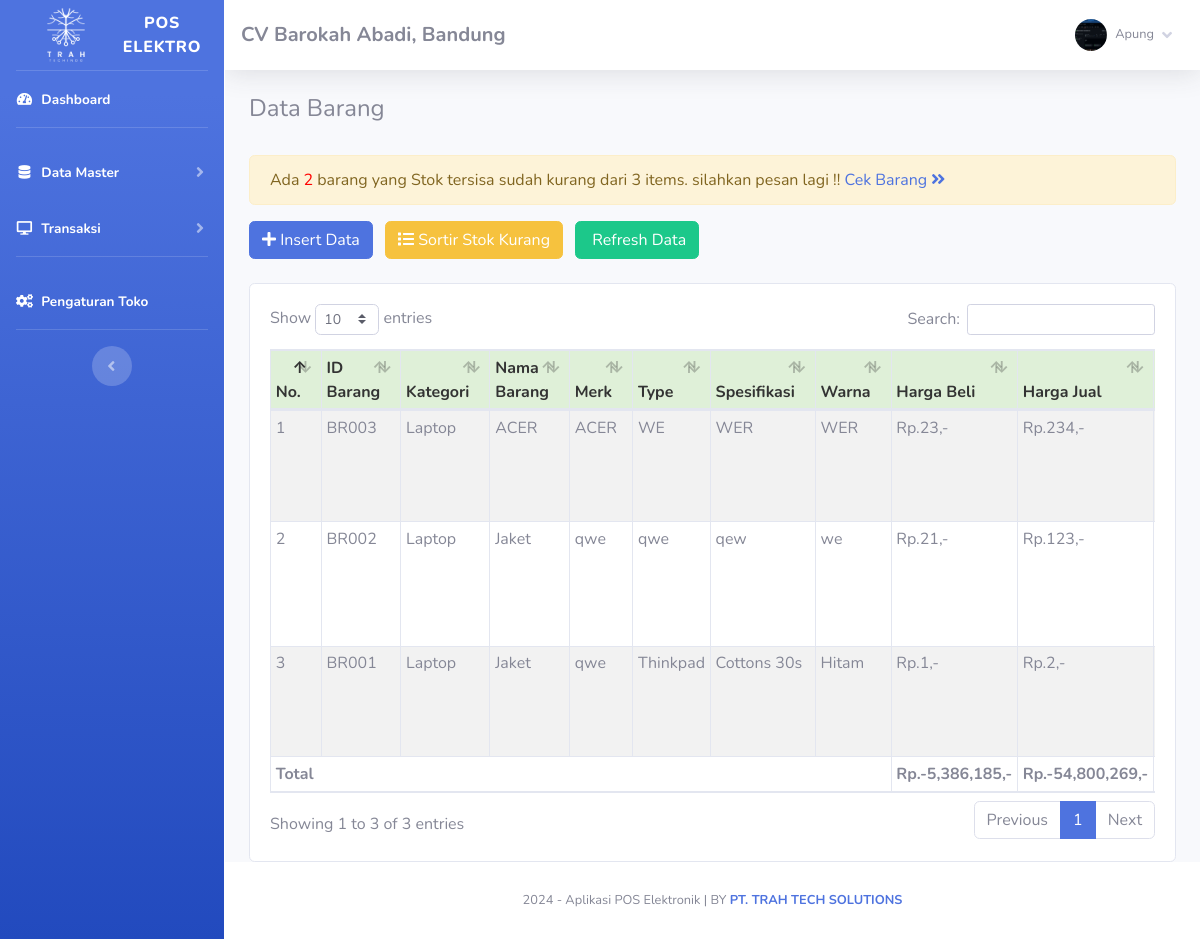
Screenshot of /index.php?page=barang (signed in) with the database file from the repository.
### tables this page shows
CREATE TABLE `toko` (
  `id_toko` int(11) NOT NULL,
  `nama_toko` varchar(255) NOT NULL,
  `alamat_toko` text NOT NULL,
  `tlp` varchar(255) NOT NULL,
  `nama_pemilik` varchar(255) NOT NULL
);

CREATE TABLE `member` (
  `id_member` int(11) NOT NULL,
  `nm_member` varchar(255) NOT NULL,
  `alamat_member` text NOT NULL,
  `telepon` varchar(255) NOT NULL,
  `email` varchar(255) NOT NULL,
  `gambar` text NOT NULL,
  `NIK` text NOT NULL
);

CREATE TABLE `barang` (
  `id` int(11) NOT NULL,
  `id_barang` varchar(255) NOT NULL,
  `id_kategori` int(11) NOT NULL,
  `nama_barang` text NOT NULL,
  `merk` varchar(255) NOT NULL,
  `type` varchar(255) NOT NULL,
  `spesifikasi` text NOT NULL,
  `warna` varchar(255) NOT NULL,
  `harga_beli` varchar(255) NOT NULL,
  `harga_jual` varchar(255) NOT NULL,
  `satuan_barang` varchar(255) NOT NULL,
  `stok_awal` text NOT NULL,
  `stok_akhir` int(11) NOT NULL,
  `tgl_input` varchar(255) NOT NULL,
  `tgl_update` varchar(255) DEFAULT NULL,
  `stok` int(11) NOT NULL
);

CREATE TABLE `kategori` (
  `id_kategori` int(11) NOT NULL,
  `nama_kategori` varchar(255) NOT NULL,
  `tgl_input` varchar(255) NOT NULL
);

### fungsi/view/view.php (called while the page is built, shortened)
<?php
class view
{
    protected $db;
    public function __construct($db)
    {
        $this->db = $db;
    }
    public function member_edit($id)
    {
        $sql = "select member.*, login.*
                from member inner join login on member.id_member = login.id_member
                where member.id_member= ?";
        $row = $this-> db -> prepare($sql);
        $row -> execute(array($id));
        $hasil = $row -> fetch();
        return $hasil;
    }
    public function toko()
    {
        $sql = "select*from toko where id_toko='1'";
        $row = $this-> db -> prepare($sql);
        $row -> execute();
        $hasil = $row -> fetch();
        return $hasil;
    }
    public function barang()
    {
        $sql = "select barang.*, kategori.id_kategori, kategori.nama_kategori
                from barang inner join kategori on barang.id_kategori = kategori.id_kategori
                ORDER BY id DESC";
        $row = $this-> db -> prepare($sql);
        $row -> execute();
        $hasil = $row -> fetchAll();
        return $hasil;
    }
}

### admin/module/barang/index.php (the view, shortened to what this page needs)
      <h4>Data Barang</h4>
      <br />
      <?php
	$sql = "SELECT * FROM barang WHERE stok < 3";
	$row = $config->prepare($sql);
	$row->execute();
	$results = $row->fetchAll(PDO::FETCH_ASSOC);
	$r = count($results);
	if($r > 0){
		echo "
		<div class='alert alert-warning'>
			<span class='glyphicon glyphicon-info-sign'></span> Ada <span style='color:red'>$r</span> barang yang Stok tersisa sudah kurang dari 3 items. silahkan pesan lagi !!
			<span class='pull-right'><a href='index.php?page=barang&stok=yes'>Cek Barang <i class='fa fa-angle-double-right'></i></a></span>
		</div>
		";
	}
?>
      <button type="button" class="btn btn-primary btn-md mr-2" data-toggle="modal" data-target="#myModal">
          <i class="fa fa-plus"></i> Insert Data</button>
      <a href="index.php?page=barang&stok=yes" class="btn btn-warning btn-md mr-2">
          <i class="fa fa-list"></i> Sortir Stok Kurang</a>
      <a href="index.php?page=barang" class="btn btn-success btn-md">
          <i class="fa fa-refresh"></i> Refresh Data</a>
      <br />
      <div class="card card-body">
          <div class="table-responsive">
              <table class="table table-bordered table-striped table-sm" id="example1">
                  <thead>
                      <tr style="background:#DFF0D8;color:#333;">
                          <th>No.</th>
                          <th>ID Barang</th>
                          <th>Kategori</th>
                          <th>Nama Barang</th>
                          <th>Merk</th>
                          <th>Type</th>
                          <th>Spesifikasi</th>
                          <th>Warna</th>
                          <th>Harga Beli</th>
                          <th>Harga Jual</th>
                      </tr>
                  </thead>
                  <tbody>
                      <?php
				$totalBeli = 0;
				$totalJual = 0;
				if($_GET['stok'] == 'yes')
				{
					$hasil = $lihat -> barang_stok();
				}else{
					$hasil = $lihat -> barang();
				}
				$no=1;
				foreach($hasil as $isi) {
			?>
                      <tr>
                          <td><?php echo $no;?></td>
                          <td><?php echo $isi['id_barang'];?></td>
                    <td><?php echo $isi['nama_kategori'];?></td>
                          <td><?php echo $isi['nama_barang'];?></td>
                          <td><?php echo $isi['merk'];?></td>
                          <td><?php echo $isi['type'];?></td>
                          <td><?php echo $isi['spesifikasi'];?></td>
                          <td><?php echo $isi['warna'];?></td>
                          <td>Rp.<?php echo number_format($isi['harga_beli']);?>,-</td>
                          <td>Rp.<?php echo number_format($isi['harga_jual']);?>,-</td>
                      </tr>
                      <?php
					$no++;
					$totalBeli += $isi['harga_beli'] * $isi['stok'];
					$totalJual += $isi['harga_jual'] * $isi['stok'];
				}
			?>
                  </tbody>
                  <tfoot>
                      <tr>
                          <th colspan="8">Total </td>
                          <th>Rp.<?php echo number_format($totalBeli);?>,-</td>
                          <th>Rp.<?php echo number_format($totalJual);?>,-</td>
                      </tr>
                  </tfoot>
              </table>
          </div>
      </div>

### index.php (shortened to what this page needs)
<?php
	if(!empty($_SESSION['admin'])){
		require 'config.php';
		$lihat = new view($config);
		$toko = $lihat -> toko();
			include 'admin/template/header.php';
			include 'admin/template/sidebar.php';
				if(!empty($_GET['page'])){
					include 'admin/module/'.$_GET['page'].'/index.php';
				}else{
					include 'admin/template/home.php';
				}
			include 'admin/template/footer.php';
	}else{
		echo '<script>window.location="login.php";</script>';
		exit;
	}
?>

### admin/template/header.php (shortened to what this page needs)
<!DOCTYPE html>
<html lang="en">
<head>
    <link href="sb-admin/vendor/fontawesome-free/css/all.min.css" rel="stylesheet" type="text/css">
    <link href="sb-admin/css/sb-admin-2.min.css" rel="stylesheet">
    <link rel="stylesheet" href="sb-admin/vendor/datatables/dataTables.bootstrap4.css" />
</head>
<body id="page-top">
    <div id="wrapper">

### admin/template/sidebar.php (shortened to what this page needs)
<?php
    $id = $_SESSION['admin']['id_member'];
    $hasil_profil = $lihat -> member_edit($id);
?>
<ul class="navbar-nav bg-gradient-primary sidebar sidebar-dark accordion fixed-sidebar" id="accordionSidebar">
    <a class="sidebar-brand d-flex align-items-center justify-content-center" href="index.php">
            <img src="assets/img/logowhite.png" alt="Logo" style="width: 100px; height: auto;">
            <div class="">POS Elektro<sup></sup></div>
    </a>
    <li class="nav-item active">
        <a class="nav-link" href="index.php">
            <i class="fas fa-fw fa-tachometer-alt"></i>
            <span>Dashboard</span></a>
    </li>
    <hr class="sidebar-divider">
    <li class="nav-item active">
        <a class="nav-link collapsed" href="#" data-toggle="collapse" data-target="#collapseTwo" aria-expanded="true"
            aria-controls="collapseTwo">
            <i class="fas fa-fw fa-database"></i>
            <span>Data Master</span>
        </a>
    </li>
    <li class="nav-item active">
        <a class="nav-link collapsed" href="#" data-toggle="collapse" data-target="#collapse3" aria-expanded="true"
            aria-controls="collapse3">
            <i class="fas fa-fw fa-desktop"></i>
            <span>Transaksi</span>
        </a>
    </li>
    <hr class="sidebar-divider">
    <li class="nav-item active">
        <a class="nav-link" href="index.php?page=pengaturan">
            <i class="fas fa-fw fa-cogs"></i>
            <span>Pengaturan Toko</span></a>
    </li>
    <hr class="sidebar-divider d-none d-md-block">
    <div class="text-center d-none d-md-inline">
        <button class="rounded-circle border-0" id="sidebarToggle"></button>
    </div>
</ul>
<div id="content-wrapper" class="d-flex flex-column">
    <div id="content">
        <nav class="navbar navbar-expand navbar-light bg-white topbar mb-4 static-top shadow">
            <h5 class="d-lg-block d-none mt-2"><b><?php echo $toko['nama_toko'];?>, <?php echo $toko['alamat_toko'];?></b></h5>
            <ul class="navbar-nav ml-auto">
                <li class="nav-item dropdown no-arrow">
                    <a class="nav-link dropdown-toggle" href="#" id="userDropdown" role="button" data-toggle="dropdown"
                        aria-haspopup="true" aria-expanded="false">
                        <img class="img-profile rounded-circle"
                            src="assets/img/user/<?php echo $hasil_profil['gambar'];?>">
                        <span
                            class="mr-2 d-none d-lg-inline text-gray-600 small ml-2"><?php echo $hasil_profil['nm_member'];?></span>
                        <i class="fas fa-angle-down"></i>
                    </a>
                </li>
            </ul>
        </nav>
        <div class="container-fluid">

### admin/template/footer.php (shortened to what this page needs)
</div>
    </div>
    <footer class="sticky-footer bg-white">
        <div class="container my-auto">
            <div class="copyright text-center my-auto">
                <span>
                    <?php echo date('Y');?> - Aplikasi POS Elektronik |
                    BY <b><a href="https://trahtechindo.com/" target="_blank">PT. TRAH TECH SOLUTIONS</a></b>
                </span>
            </div>
        </div>
    </footer>
    </div>
    </div>
   </body>
   </html>

### admin/template/sidebar.php (style rules this page uses)
.fixed-sidebar { position: fixed; top: 0; left: 0; bottom: 0; overflow-y: auto; z-index: 1000; }
#content-wrapper { margin-left: 225px; }

### rows the page displays
toko: nama_toko "CV Barokah Abadi", alamat_toko "Bandung"
member: gambar (picture), nm_member "Apung"
barang: id_barang "BR003", id_kategori.nama_kategori "Laptop", nama_barang "ACER", merk "ACER", type "WE", spesifikasi "WER", warna "WER", harga_beli "23", harga_jual "234"
barang: id_barang "BR002", id_kategori.nama_kategori "Laptop", nama_barang "Jaket", merk "qwe", type "qwe", spesifikasi "qew", warna "we", harga_beli "21", harga_jual "123"
barang: id_barang "BR001", id_kategori.nama_kategori "Laptop", nama_barang "Jaket", merk "qwe", type "Thinkpad", spesifikasi "Cottons 30s", warna "Hitam", harga_beli "1", harga_jual "2"

### other values shown
$r "2"
$totalBeli "-5,386,185"
$totalJual "-54,800,269"
